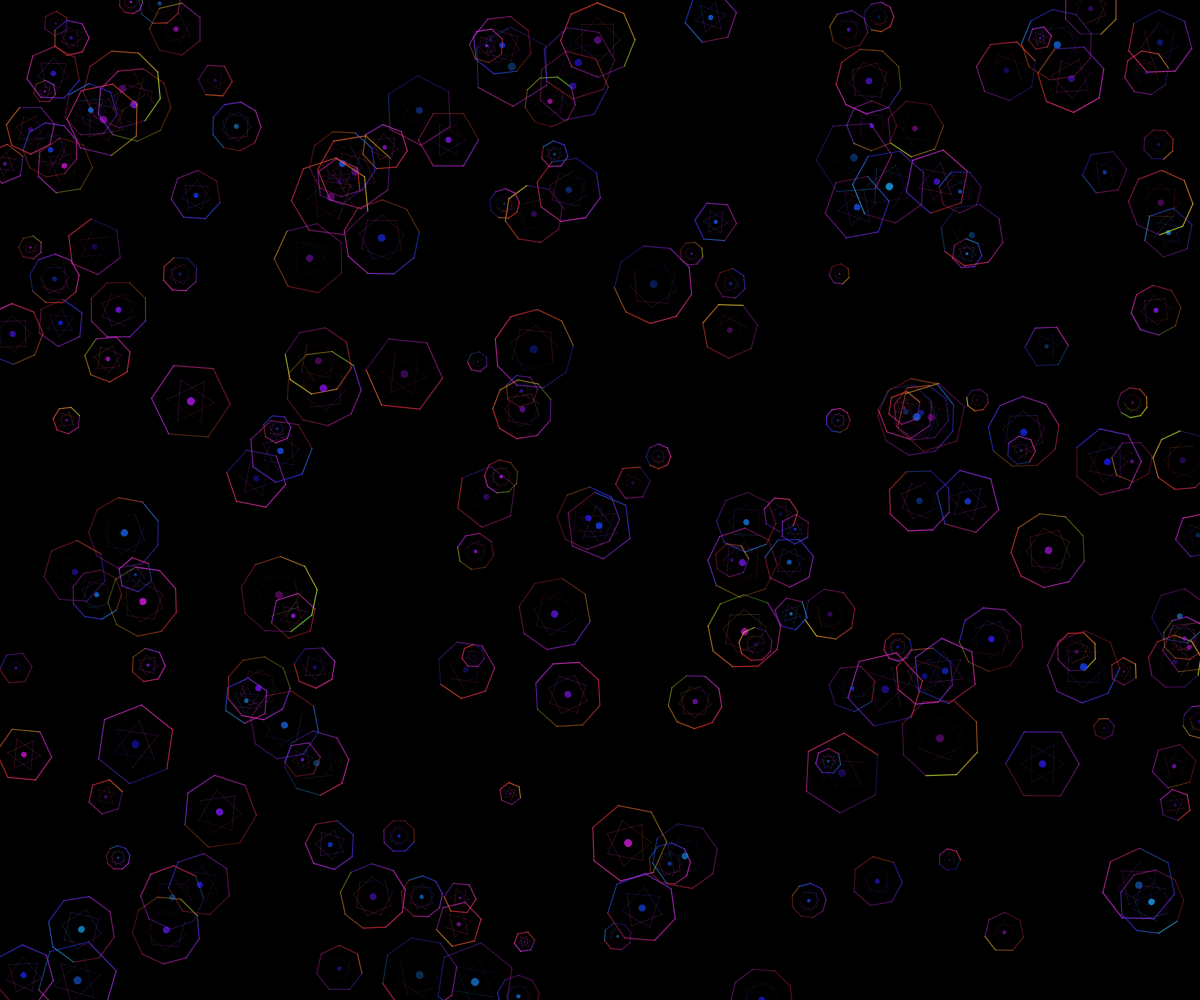
Frame 1 (no input)
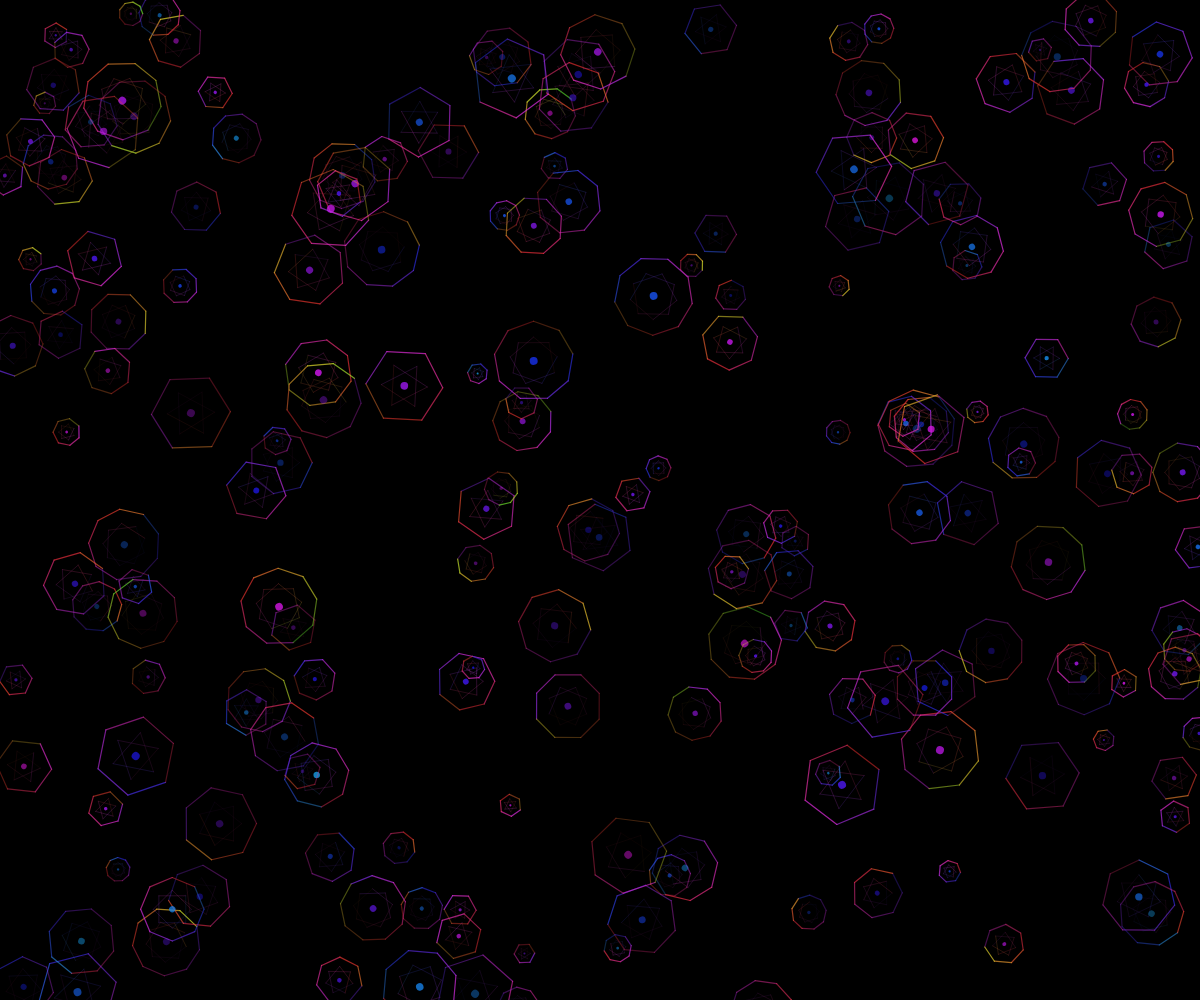
Frame 60 (no input)
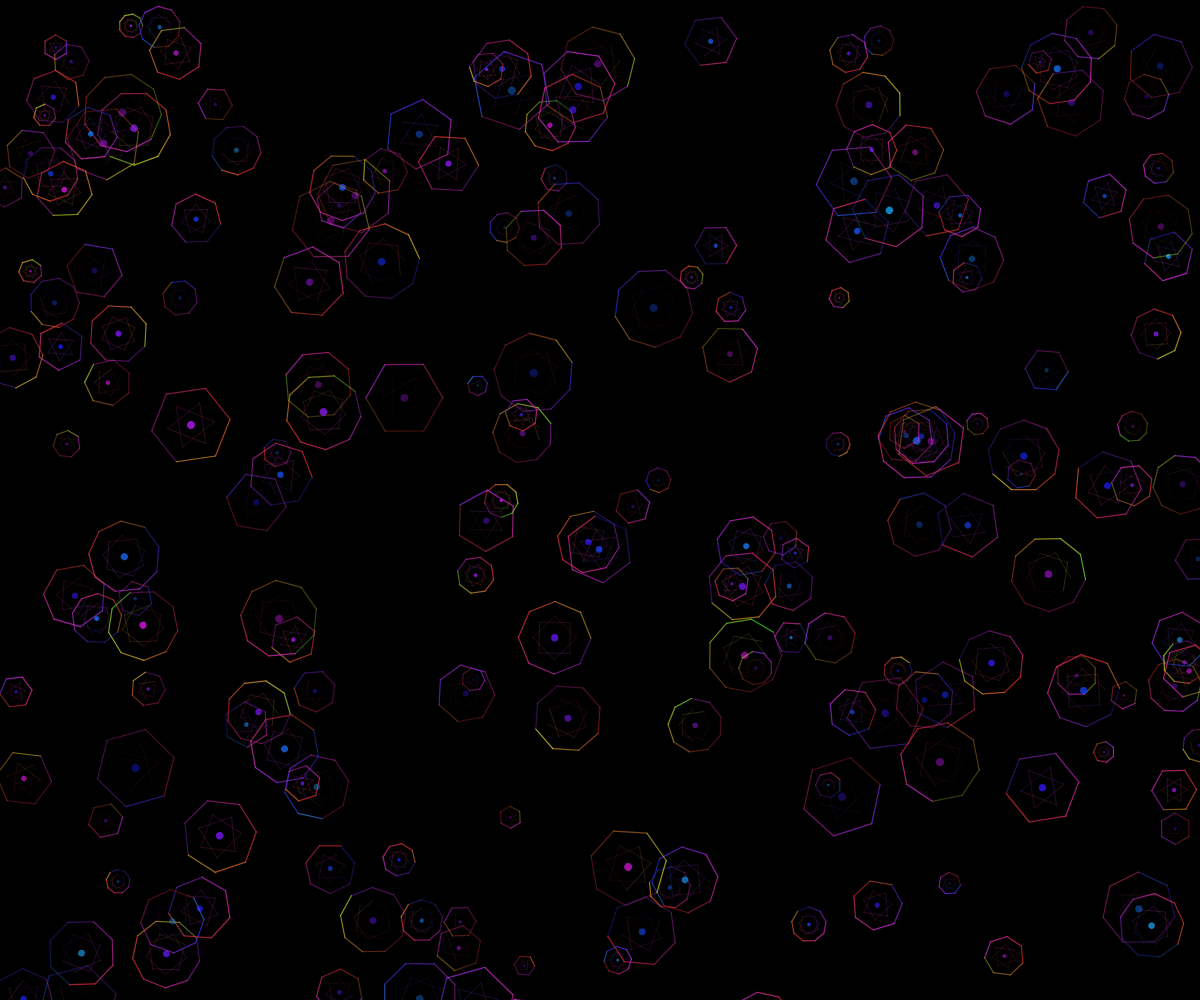
Frame 120 (the mouse pressed at the canvas centre since frame 60)

The p5.js sketch that drew these frames (run headless with seeded random() and noise() and a simulated clock; from frame 60 on, the mouse is pressed at the canvas centre):

// p5.js sketch
// ── sketch.js
let structures = [];
let time = 0;

function setup() {
  createCanvas(windowWidth, windowHeight);
  colorMode(HSB, 360, 100, 100, 1);
  pixelDensity(1);
  
  // Create initial structures
  for (let i = 0; i < 200; i++) {
    structures.push({
      x: random(width),
      y: random(height),
      size: random(20, 80),
      speed: random(0.0005, 0.0015),
      rotation: random(TWO_PI),
      rotationSpeed: random(-0.002, 0.002),
      hue: random(200, 300),
      segments: floor(random(6, 10)),
      phase: random(TWO_PI)
    });
  }
}

function draw() {
  background(0);
  time += 0.01;
  
  // Draw all structures
  for (let i = 0; i < structures.length; i++) {
    const s = structures[i];
    
    // Update position
    s.x += sin(time * s.speed) * 0.3;
    s.y += cos(time * s.speed * 0.5) * 0.2;
    s.rotation += s.rotationSpeed;
    
    // Wrap around screen
    if (s.x > width + 100) s.x = -100;
    if (s.x < -100) s.x = width + 100;
    if (s.y > height + 100) s.y = -100;
    if (s.y < -100) s.y = height + 100;
    
    // Draw crystalline structure
    push();
    translate(s.x, s.y);
    rotate(s.rotation);
    
    strokeWeight(1.2);
    
    // Draw main structure
    for (let j = 0; j < s.segments; j++) {
      const angle = TWO_PI * j / s.segments;
      const nextAngle = TWO_PI * (j + 1) / s.segments;
      
      const x1 = cos(angle) * s.size * 0.5;
      const y1 = sin(angle) * s.size * 0.5;
      const x2 = cos(nextAngle) * s.size * 0.5;
      const y2 = sin(nextAngle) * s.size * 0.5;
      
      // Glow effect
      const pulse = sin(time * 3 + s.phase + j * 0.5) * 0.3 + 0.7;
      const hue = (s.hue + time * 10 + j * 20) % 360;
      
      stroke(hue, 80, 90, pulse * 0.7);
      line(x1, y1, x2, y2);
    }
    
    // Draw internal connections
    strokeWeight(0.4);
    for (let j = 0; j < s.segments; j++) {
      const angle1 = TWO_PI * j / s.segments;
      const angle2 = TWO_PI * (j + 2) / s.segments % TWO_PI;
      
      const x1 = cos(angle1) * s.size * 0.3;
      const y1 = sin(angle1) * s.size * 0.3;
      const x2 = cos(angle2) * s.size * 0.3;
      const y2 = sin(angle2) * s.size * 0.3;
      
      const pulse = sin(time * 4 + s.phase + j * 0.3) * 0.4 + 0.6;
      const hue = (s.hue + time * 15 + j * 15) % 360;
      
      stroke(hue, 70, 80, pulse * 0.5);
      line(x1, y1, x2, y2);
    }
    
    // Draw central core
    const corePulse = sin(time * 5 + s.phase) * 0.3 + 0.7;
    fill(s.hue, 90, 95, corePulse * 0.8);
    noStroke();
    ellipse(0, 0, s.size * 0.1);
    
    pop();
  }
}

function windowResized() {
  resizeCanvas(windowWidth, windowHeight);
}
